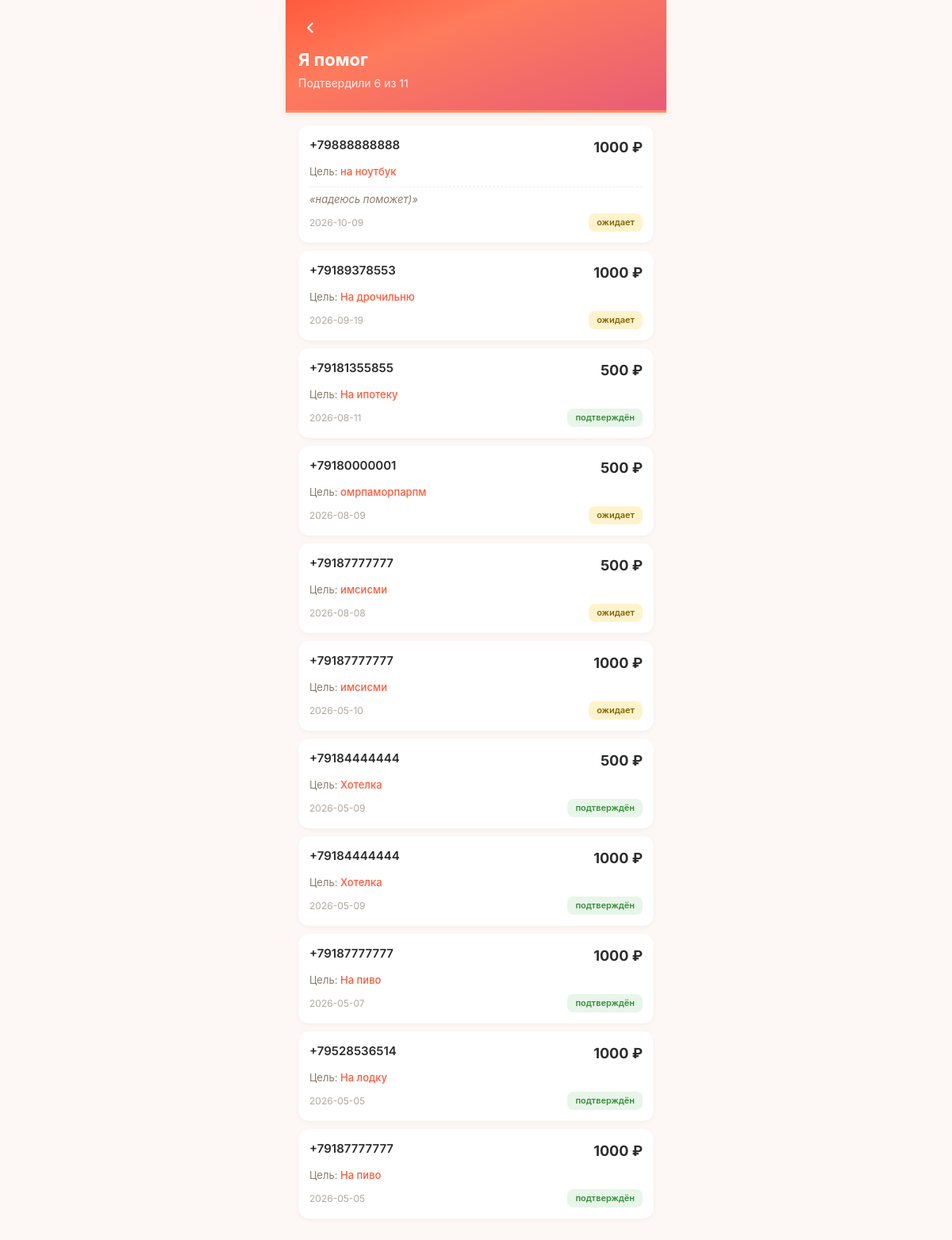
/profile/sent (signed in), run on an earlier commit of the app's database.
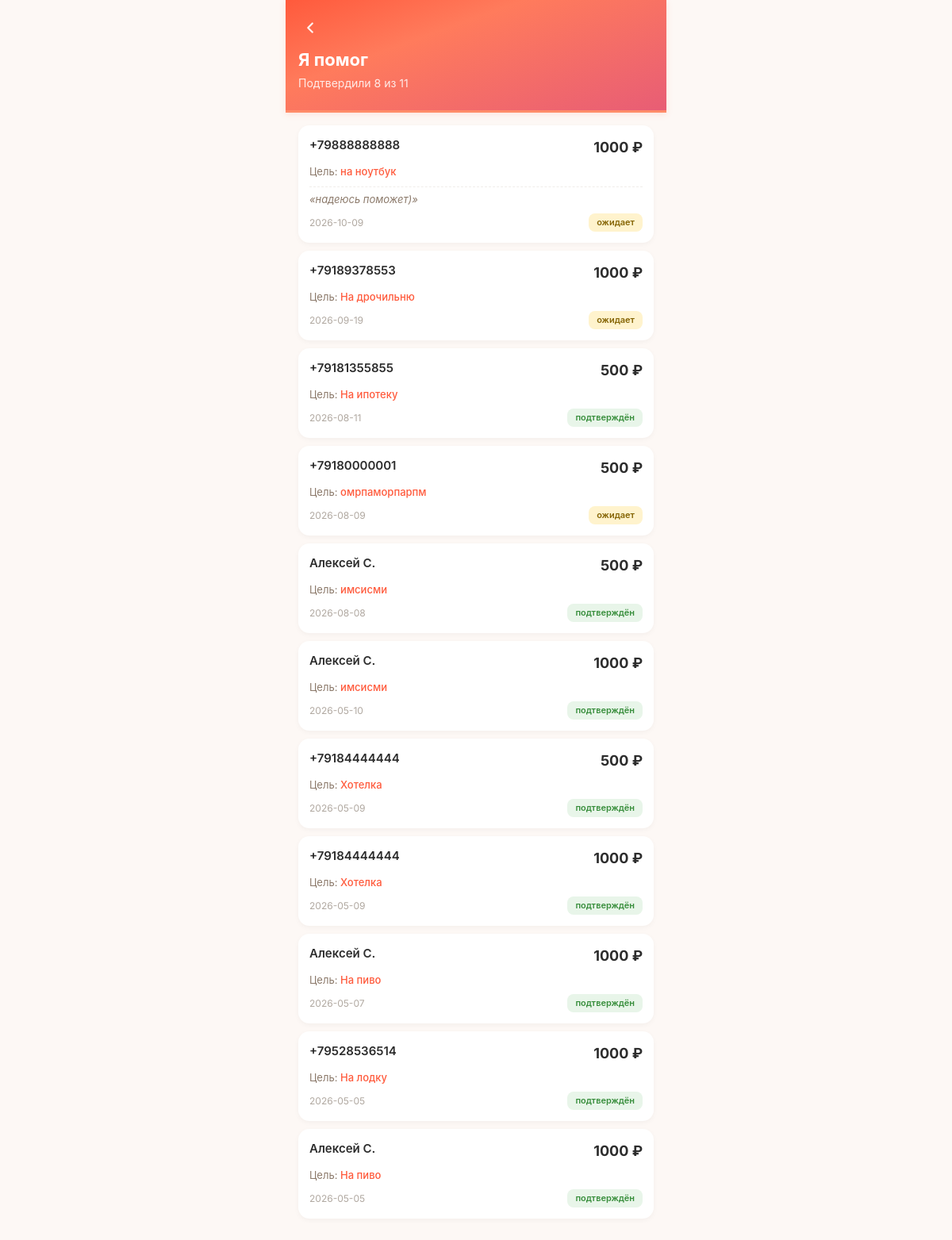
And on a later commit of the database.
### tables this page shows
CREATE TABLE donations (
            id INTEGER PRIMARY KEY AUTOINCREMENT,
            goal_id INTEGER NOT NULL,
            donor_id INTEGER NULL,
            amount_reported REAL NOT NULL,
            status TEXT NOT NULL CHECK(status IN ('donor_confirmed','recipient_confirmed','completed','disputed')),
            is_anonymous INTEGER DEFAULT 0,
            is_seed INTEGER DEFAULT 0,
            warm_word TEXT NULL,
            donor_confirmed_at TEXT DEFAULT (datetime('now')),
            recipient_confirmed_at TEXT NULL,
            completed_at TEXT NULL,
            dispute_reason TEXT NULL,
            donor_to_recipient_count INTEGER DEFAULT 1,
            referred_by INTEGER NULL, ip_address TEXT,
            FOREIGN KEY (goal_id) REFERENCES goals(id),
            FOREIGN KEY (donor_id) REFERENCES users(id)
        );

CREATE TABLE "goals" (
        id INTEGER PRIMARY KEY AUTOINCREMENT,
        user_id INTEGER NOT NULL,
        type TEXT NOT NULL CHECK(type IN ('super_blitz','blitz','serious','urgent','group')),
        title TEXT NOT NULL,
        description TEXT NULL,
        photo_url TEXT NULL,
        amount_goal REAL NOT NULL,
        amount_collected REAL DEFAULT 0.00,
        ends_at TEXT NULL,
        status TEXT DEFAULT 'draft' CHECK(status IN ('draft','active','frozen','completed','failed','lightning_failed','hidden')),
        trial_ends_at TEXT NULL,
        subscription_active_until TEXT NULL,
        last_boosted_at TEXT NULL,
        is_lightning INTEGER DEFAULT 0,
        lightning_started_at TEXT NULL,
        moderation_status TEXT DEFAULT 'pending',
        completion_type TEXT DEFAULT 'organic',
        is_seed INTEGER DEFAULT 0,
        views_count INTEGER DEFAULT 0,
        views_24h INTEGER DEFAULT 0,
        donations_count INTEGER DEFAULT 0,
        donations_24h INTEGER DEFAULT 0,
        created_at TEXT DEFAULT (datetime('now')), photos TEXT,
        FOREIGN KEY (user_id) REFERENCES users(id)
    );

### main.py (the view)
@app.route('/profile/sent')
@login_required
def profile_sent():
    user = get_current_user()
    db = get_db()
    donations = db.execute("""
        SELECT d.*,
               g.title as goal_title,
               g.id as goal_id,
               COALESCE(u.name, '+' || u.phone) as recipient_name
        FROM donations d
        JOIN goals g ON d.goal_id = g.id
        JOIN users u ON g.user_id = u.id
        WHERE d.donor_id = ?
        ORDER BY d.donor_confirmed_at DESC
    """, (user['id'],)).fetchall()
    total = len(donations)
    approved = sum(1 for d in donations if d['status'] in ('recipient_confirmed', 'completed'))
    db.close()
    return render_template('profile_donations.html',
        mode='sent',
        donations=donations,
        total=total,
        approved=approved,
        user=user)

### main.py (called while the page is built)
def get_current_user():
    if 'user_id' in session:
        db = get_db()
        try:
            user = db.execute("SELECT * FROM users WHERE id = ?", (session['user_id'],)).fetchone()
            return user
        except:
            return None
        finally:
            db.close()
    return None

def login_required(f):
    @wraps(f)
    def wrap(*args, **kwargs):
        if 'user_id' not in session:
            flash('Сначала войдите в аккаунт.', 'warning')
            return redirect(url_for('login'))
        return f(*args, **kwargs)
    return wrap

### models.py (called while the page is built)
def get_db():
    conn = sqlite3.connect(DATABASE, timeout=10)
    conn.row_factory = sqlite3.Row
    conn.execute("PRAGMA journal_mode=WAL")
    conn.execute("PRAGMA synchronous=NORMAL")
    conn.execute("PRAGMA busy_timeout=5000")
    conn.execute("PRAGMA foreign_keys = ON")
    return conn

### templates/profile_donations.html (shortened to what this page needs)
<!DOCTYPE html>
<html lang="ru">
<head>
    <link rel="stylesheet" href="/static/style.css?v=7">
</head>
<body>
    <div class="container">
        <div class="page-header">
            <button class="goal-back" onclick="goBack()" aria-label="Назад">
                <svg viewBox="0 0 24 24" fill="none" stroke="currentColor" stroke-width="2.5" stroke-linecap="round" stroke-linejoin="round"><polyline points="15 18 9 12 15 6"></polyline></svg>
            </button>
            <h1>{% if mode == 'received' %}Мне помогли{% else %}Я помог{% endif %}</h1>
            <div class="summary">
                {% if mode == 'received' %}
                    Подтверждено {{ approved }} из {{ total }}
                {% else %}
                    Подтвердили {{ approved }} из {{ total }}
                {% endif %}
            </div>
        </div>
        <div class="donations-list">
            {% if donations %}
                {% for d in donations %}
                <div class="donation-card">
                    <div class="donation-top">
                        <div class="donation-who">
                            {% if mode == 'received' %}
                                {{ d.donor_name or 'Аноним' }}
                            {% else %}
                                {{ d.recipient_name or 'Получатель' }}
                            {% endif %}
                        </div>
                        <div class="donation-amount">{{ "%.0f"|format(d.amount_reported) }} ₽</div>
                    </div>
                    <div class="donation-goal">
                        {% if mode == 'received' %}
                            В цель: <a href="/goal/{{ d.goal_id }}">{{ d.goal_title }}</a>
                        {% else %}
                            Цель: <a href="/goal/{{ d.goal_id }}">{{ d.goal_title }}</a>
                        {% endif %}
                    </div>
                    {% if d.warm_word %}
                    <div class="warm-word">«{{ d.warm_word }}»</div>
                    {% endif %}
                    <div class="donation-meta">
                        <span>{{ d.donor_confirmed_at[:10] }}</span>
                        {% if d.status == 'donor_confirmed' %}
                            <span class="status-badge status-pending">ожидает</span>
                        {% elif d.status == 'recipient_confirmed' %}
                            <span class="status-badge status-approved">подтверждён</span>
                        {% elif d.status == 'completed' %}
                            <span class="status-badge status-approved">засчитан</span>
                        {% endif %}
                    </div>
                </div>
                {% endfor %}
            {% endif %}
        </div>
    </div>
</body>
</html>

What changed in the data, as far as the page shows it:
changed donations (number 5 of 11 on the later page): recipient_name "+79187777777" → "Алексей С."; status "ожидает" → "подтверждён"
changed donations (number 6 of 11 on the later page): recipient_name "+79187777777" → "Алексей С."; status "ожидает" → "подтверждён"
computed for donations (number 9 of 11 on the later page): recipient_name "+79187777777" → "Алексей С."
computed for donations (number 11 of 11 on the later page): recipient_name "+79187777777" → "Алексей С."
Also different on the page:
{{ approved }}: "6" → "8"
